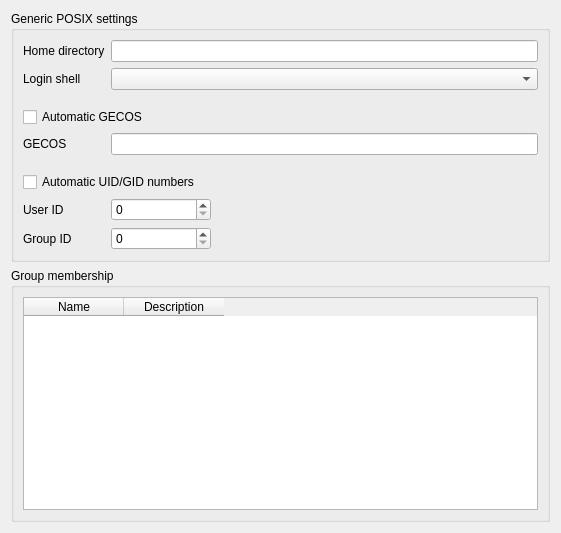
<?xml version="1.0" encoding="UTF-8"?>
<ui version="4.0">
 <class>posixAccount</class>
 <widget class="QWidget" name="posixAccount">
  <property name="geometry">
   <rect>
    <x>0</x>
    <y>0</y>
    <width>561</width>
    <height>533</height>
   </rect>
  </property>
  <property name="sizePolicy">
   <sizepolicy hsizetype="Preferred" vsizetype="Preferred">
    <horstretch>0</horstretch>
    <verstretch>0</verstretch>
   </sizepolicy>
  </property>
  <property name="windowTitle">
   <string>POSIX</string>
  </property>
  <property name="windowIcon">
   <iconset>
    <normaloff>:/images/user-posix.png</normaloff>:/images/user-posix.png</iconset>
  </property>
  <layout class="QGridLayout" name="gridLayout_3">
   <item row="0" column="0">
    <widget class="QGroupBox" name="posixBox">
     <property name="sizePolicy">
      <sizepolicy hsizetype="Preferred" vsizetype="Minimum">
       <horstretch>1</horstretch>
       <verstretch>0</verstretch>
      </sizepolicy>
     </property>
     <property name="title">
      <string>Generic POSIX settings</string>
     </property>
     <layout class="QGridLayout" name="gridLayout_2">
      <item row="0" column="0">
       <layout class="QFormLayout" name="formLayout_3">
        <property name="labelAlignment">
         <set>Qt::AlignLeading|Qt::AlignLeft|Qt::AlignTop</set>
        </property>
        <item row="0" column="0">
         <widget class="QLabel" name="homeDirectoryLabel">
          <property name="text">
           <string>Home directory</string>
          </property>
          <property name="buddy">
           <cstring>homeDirectoryEdit</cstring>
          </property>
         </widget>
        </item>
        <item row="0" column="1">
         <widget class="QLineEdit" name="homeDirectoryEdit"/>
        </item>
        <item row="1" column="0">
         <widget class="QLabel" name="loginShellLabel">
          <property name="text">
           <string>Login shell</string>
          </property>
          <property name="buddy">
           <cstring>loginShellEdit</cstring>
          </property>
         </widget>
        </item>
        <item row="1" column="1">
         <widget class="QComboBox" name="loginShellEdit"/>
        </item>
        <item row="4" column="0">
         <widget class="QLabel" name="gecosLabel">
          <property name="text">
           <string>GECOS</string>
          </property>
          <property name="buddy">
           <cstring>gecosEdit</cstring>
          </property>
         </widget>
        </item>
        <item row="4" column="1">
         <widget class="QLineEdit" name="gecosEdit"/>
        </item>
        <item row="5" column="0">
         <spacer name="verticalSpacer_2">
          <property name="orientation">
           <enum>Qt::Vertical</enum>
          </property>
          <property name="sizeType">
           <enum>QSizePolicy::Fixed</enum>
          </property>
          <property name="sizeHint" stdset="0">
           <size>
            <width>20</width>
            <height>5</height>
           </size>
          </property>
         </spacer>
        </item>
        <item row="6" column="0" colspan="2">
         <widget class="QCheckBox" name="autoIDs">
          <property name="text">
           <string>Automatic UID/GID numbers</string>
          </property>
         </widget>
        </item>
        <item row="7" column="0">
         <widget class="QLabel" name="uidNumberLabel">
          <property name="text">
           <string>User ID</string>
          </property>
          <property name="buddy">
           <cstring>uidNumberEdit</cstring>
          </property>
         </widget>
        </item>
        <item row="7" column="1">
         <widget class="QSpinBox" name="uidNumberEdit">
          <property name="maximumSize">
           <size>
            <width>100</width>
            <height>16777215</height>
           </size>
          </property>
         </widget>
        </item>
        <item row="8" column="0">
         <widget class="QLabel" name="gidNumberLabel">
          <property name="text">
           <string>Group ID</string>
          </property>
          <property name="buddy">
           <cstring>gidNumberEdit</cstring>
          </property>
         </widget>
        </item>
        <item row="8" column="1">
         <widget class="QSpinBox" name="gidNumberEdit">
          <property name="maximumSize">
           <size>
            <width>100</width>
            <height>16777215</height>
           </size>
          </property>
         </widget>
        </item>
        <item row="3" column="0" colspan="2">
         <widget class="QCheckBox" name="autoGECOS">
          <property name="text">
           <string>Automatic GECOS</string>
          </property>
         </widget>
        </item>
        <item row="2" column="0">
         <spacer name="verticalSpacer">
          <property name="orientation">
           <enum>Qt::Vertical</enum>
          </property>
          <property name="sizeType">
           <enum>QSizePolicy::Fixed</enum>
          </property>
          <property name="sizeHint" stdset="0">
           <size>
            <width>20</width>
            <height>5</height>
           </size>
          </property>
         </spacer>
        </item>
       </layout>
      </item>
     </layout>
    </widget>
   </item>
   <item row="1" column="0">
    <widget class="QGroupBox" name="shadowBox">
     <property name="sizePolicy">
      <sizepolicy hsizetype="Preferred" vsizetype="Preferred">
       <horstretch>1</horstretch>
       <verstretch>1</verstretch>
      </sizepolicy>
     </property>
     <property name="title">
      <string>Group membership</string>
     </property>
     <layout class="QGridLayout" name="gridLayout">
      <item row="0" column="0">
       <widget class="QTableWidget" name="memberUidList">
        <property name="sizePolicy">
         <sizepolicy hsizetype="Expanding" vsizetype="Expanding">
          <horstretch>1</horstretch>
          <verstretch>1</verstretch>
         </sizepolicy>
        </property>
        <property name="maximumSize">
         <size>
          <width>16777215</width>
          <height>16777215</height>
         </size>
        </property>
        <property name="rowCount">
         <number>0</number>
        </property>
        <property name="columnCount">
         <number>2</number>
        </property>
        <property name="editTitle" stdset="0">
         <string>Edit group membership</string>
        </property>
        <column>
         <property name="text">
          <string comment="cn">Name</string>
         </property>
        </column>
        <column>
         <property name="text">
          <string comment="description">Description</string>
         </property>
        </column>
       </widget>
      </item>
     </layout>
    </widget>
   </item>
  </layout>
 </widget>
 <tabstops>
  <tabstop>homeDirectoryEdit</tabstop>
  <tabstop>loginShellEdit</tabstop>
  <tabstop>autoGECOS</tabstop>
  <tabstop>gecosEdit</tabstop>
  <tabstop>autoIDs</tabstop>
  <tabstop>uidNumberEdit</tabstop>
  <tabstop>gidNumberEdit</tabstop>
  <tabstop>memberUidList</tabstop>
 </tabstops>
 <resources>
  <include location="resources/user-posix.qrc"/>
 </resources>
 <connections>
  <connection>
   <sender>uidNumberEdit</sender>
   <signal>textChanged(QString)</signal>
   <receiver>posixAccount</receiver>
   <slot>property_uidNumber()</slot>
   <hints>
    <hint type="sourcelabel">
     <x>20</x>
     <y>20</y>
    </hint>
    <hint type="destinationlabel">
     <x>20</x>
     <y>20</y>
    </hint>
   </hints>
  </connection>
  <connection>
   <sender>gidNumberEdit</sender>
   <signal>textChanged(QString)</signal>
   <receiver>posixAccount</receiver>
   <slot>property_gidNumber()</slot>
   <hints>
    <hint type="sourcelabel">
     <x>20</x>
     <y>20</y>
    </hint>
    <hint type="destinationlabel">
     <x>20</x>
     <y>20</y>
    </hint>
   </hints>
  </connection>
  <connection>
   <sender>loginShellEdit</sender>
   <signal>textChanged(QString)</signal>
   <receiver>posixAccount</receiver>
   <slot>property_loginShell()</slot>
   <hints>
    <hint type="sourcelabel">
     <x>20</x>
     <y>20</y>
    </hint>
    <hint type="destinationlabel">
     <x>20</x>
     <y>20</y>
    </hint>
   </hints>
  </connection>
  <connection>
   <sender>gecosEdit</sender>
   <signal>textChanged(QString)</signal>
   <receiver>posixAccount</receiver>
   <slot>property_gecos()</slot>
   <hints>
    <hint type="sourcelabel">
     <x>20</x>
     <y>20</y>
    </hint>
    <hint type="destinationlabel">
     <x>20</x>
     <y>20</y>
    </hint>
   </hints>
  </connection>
  <connection>
   <sender>homeDirectoryEdit</sender>
   <signal>textChanged(QString)</signal>
   <receiver>posixAccount</receiver>
   <slot>property_homeDirectory()</slot>
   <hints>
    <hint type="sourcelabel">
     <x>20</x>
     <y>20</y>
    </hint>
    <hint type="destinationlabel">
     <x>20</x>
     <y>20</y>
    </hint>
   </hints>
  </connection>
  <connection>
   <sender>memberUidList</sender>
   <signal>textChanged(QString)</signal>
   <receiver>posixAccount</receiver>
   <slot>property_groupMembership()</slot>
   <hints>
    <hint type="sourcelabel">
     <x>20</x>
     <y>20</y>
    </hint>
    <hint type="destinationlabel">
     <x>20</x>
     <y>20</y>
    </hint>
   </hints>
  </connection>
  <connection>
   <sender>autoGECOS</sender>
   <signal>stateChanged(int)</signal>
   <receiver>posixAccount</receiver>
   <slot>property_autoGECOS()</slot>
   <hints>
    <hint type="sourcelabel">
     <x>178</x>
     <y>118</y>
    </hint>
    <hint type="destinationlabel">
     <x>337</x>
     <y>224</y>
    </hint>
   </hints>
  </connection>
  <connection>
   <sender>autoIDs</sender>
   <signal>stateChanged(int)</signal>
   <receiver>posixAccount</receiver>
   <slot>property_autoIDs()</slot>
   <hints>
    <hint type="sourcelabel">
     <x>178</x>
     <y>118</y>
    </hint>
    <hint type="destinationlabel">
     <x>337</x>
     <y>224</y>
    </hint>
   </hints>
  </connection>
 </connections>
</ui>
